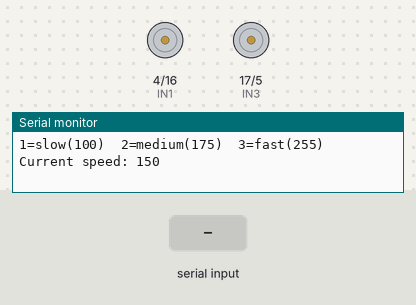
Bench run of a program on a simulated ESP32. Shown: motor-driver pin pairs drawn as motors (green arrow = first pin HIGH = forward, orange = second pin HIGH = backward, longer = more drive, scaled by the enable pin), the last lines printed to the serial monitor. The test bench sets the inputs (shaded band).

Above: at 2.2 s.
2.3 s: "d" received over Serial
At 3.5 s:
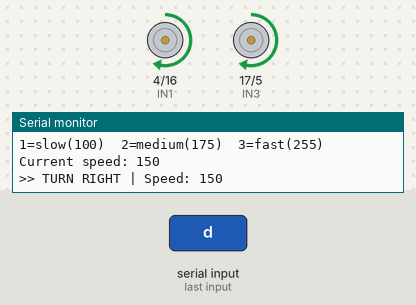
3.8 s: "a" received over Serial
At 4.9 s:
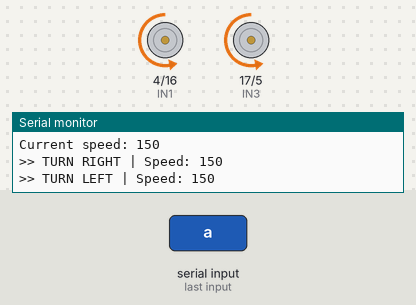
5.3 s: "w" received over Serial
At 6.0 s:
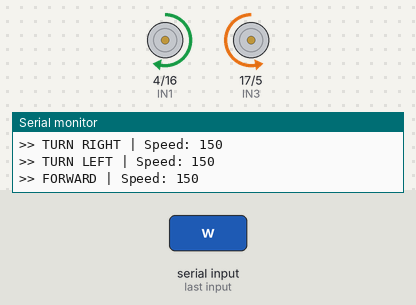
6.8 s: "s" received over Serial
At 7.1 s:
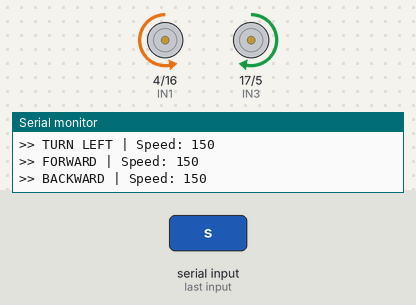
8.3 s: "D" received over Serial
At 9.5 s:
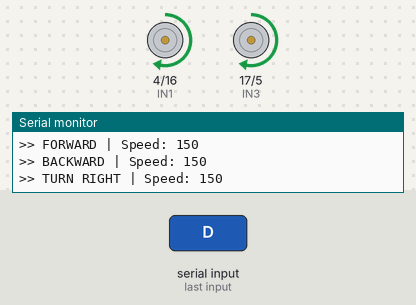
9.8 s: "A" received over Serial
At 10.6 s:
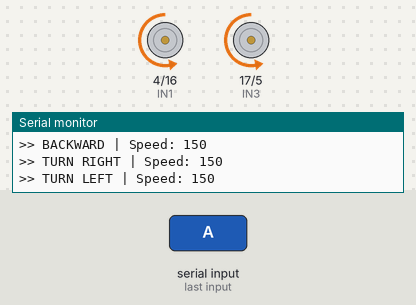
Timing chart, 0 to 12.3 s (numbered marks = the images above; inputs shaded):
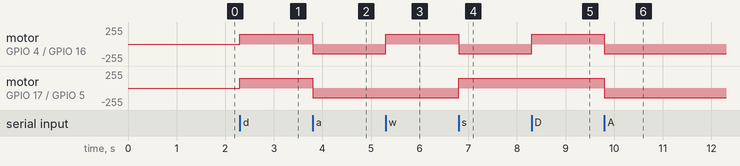

The program:

main.cpp
```cpp
#include <Arduino.h>

// ПИНЫ С ПРАВОЙ СТОРОНЫ ПЛАТЫ
#define ENA 22    // D22 - PWM левые моторы
#define IN1 4     // D4  - направление левые
#define IN2 16    // D16 - направление левые1ww
#define IN3 17    // D17 - направление правые
#define IN4 5     // D5  - направление правые
#define ENB 23    // D23 - PWM правые моторы

#define PWM_LEFT  0
#define PWM_RIGHT 1

int speed = 150;

void setMotors(int left, int right) {
  // ЛЕВЫЕ колёса
  if (left > 0) {
    digitalWrite(IN1, HIGH); digitalWrite(IN2, LOW);
  } else if (left < 0) {
    digitalWrite(IN1, LOW); digitalWrite(IN2, HIGH);
  } else {
    digitalWrite(IN1, LOW); digitalWrite(IN2, LOW);
  }
  ledcWrite(PWM_LEFT, abs(left));

  // ПРАВЫЕ колёса
  if (right > 0) {
    digitalWrite(IN3, HIGH); digitalWrite(IN4, LOW);
  } else if (right < 0) {
    digitalWrite(IN3, LOW); digitalWrite(IN4, HIGH);
  } else {
    digitalWrite(IN3, LOW); digitalWrite(IN4, LOW);
  }
  ledcWrite(PWM_RIGHT, abs(right));
}

void stop() {
  setMotors(0, 0);
}

void setup() {
  Serial.begin(115200);
  delay(1000);

  pinMode(IN1, OUTPUT); pinMode(IN2, OUTPUT);
  pinMode(IN3, OUTPUT); pinMode(IN4, OUTPUT);

  ledcSetup(PWM_LEFT, 5000, 8);
  ledcSetup(PWM_RIGHT, 5000, 8);
  ledcAttachPin(ENA, PWM_LEFT);
  ledcAttachPin(ENB, PWM_RIGHT);

  stop();

  Serial.println("=== 4WD ROBOT READY ===");
  Serial.println("w=forward  s=backward  a=turn_left  d=turn_right  x=stop");
  Serial.println("1=slow(100)  2=medium(175)  3=fast(255)");
  Serial.println("Current speed: " + String(speed));
}

void loop() {
  if (Serial.available()) {
    char cmd = Serial.read();

    switch(cmd) {
      case 'd':
      case 'D':
        Serial.println(">> TURN RIGHT | Speed: " + String(speed));
        setMotors(speed, speed); // ЛЕВЫЙ назад, ПРАВЫЙ вперёд = поворот НАПРАВО
        break;

      case 'a':
      case 'A':
        Serial.println(">> TURN LEFT | Speed: " + String(speed));
        setMotors(-speed, -speed); // ЛЕВЫЙ вперёд, ПРАВЫЙ назад = поворот НАЛЕВО
        break;

      case 'w':
      case 'W':
        Serial.println(">> FORWARD | Speed: " + String(speed));
        setMotors(speed, -speed);
        break;

      case 's':
      case 'S':
        Serial.println(">> BACKWARD | Speed: " + String(speed));
        setMotors(-speed, speed);
        break;

      case 'x':
      case 'X':
      case ' ':
        Serial.println(">> STOP");
        stop();
        break;

      case '1':
        speed = 100;
        Serial.println("Speed set: SLOW (100)");
        break;

      case '2':
        speed = 175;
        Serial.println("Speed set: MEDIUM (175)");
        break;

      case '3':
        speed = 255;
        Serial.println("Speed set: FAST (255)");
        break;
    }
  }
}
```

Measured:
- after the input at 2.3 s, motor on GPIO 4 (IN1) / GPIO 16 (IN2), motor on GPIO 17 (IN3) / GPIO 5 (IN4): stopped → forward 149/255 at once
- after the input at 3.8 s, motor on GPIO 4 (IN1) / GPIO 16 (IN2), motor on GPIO 17 (IN3) / GPIO 5 (IN4): forward 149/255 → backward 149/255 at once
- after the input at 5.3 s, motor on GPIO 4 (IN1) / GPIO 16 (IN2): backward 149/255 → forward 149/255 at once
- after the input at 6.8 s, motor on GPIO 4 (IN1) / GPIO 16 (IN2): forward 149/255 → backward 149/255 at once; motor on GPIO 17 (IN3) / GPIO 5 (IN4): backward 149/255 → forward 149/255 at once
- after the input at 8.3 s, motor on GPIO 4 (IN1) / GPIO 16 (IN2): backward 149/255 → forward 149/255 at once
- after the input at 9.8 s, motor on GPIO 4 (IN1) / GPIO 16 (IN2), motor on GPIO 17 (IN3) / GPIO 5 (IN4): forward 149/255 → backward 149/255 at once
